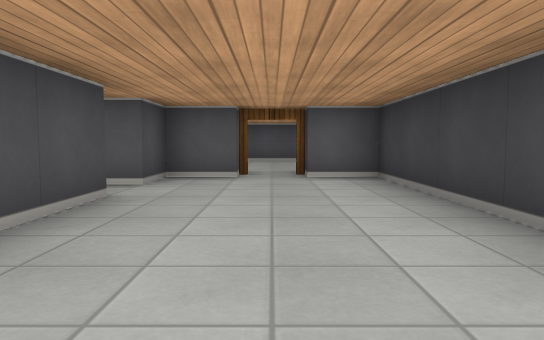
view 1 (above)

20 first-person views from a walk through a cub3D level. The camera is about half as high as the walls, tilts 4° down and sees 70° across. The floor is counted in squares. Each view is taken from the middle of a square. On the plan, view 1 faces up. The plan holds only what a view shows up to about 9 squares ahead; the rest is blank.

view 2
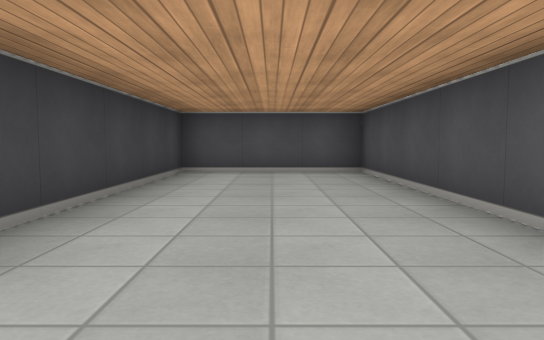

view 3
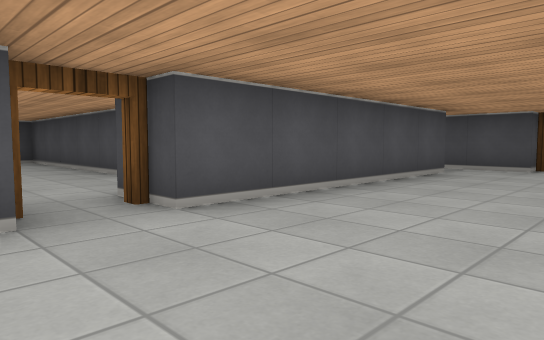

view 4
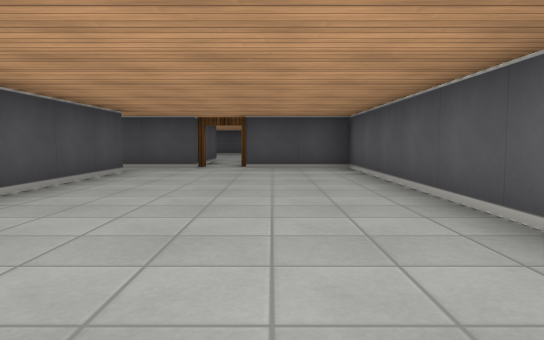

view 5
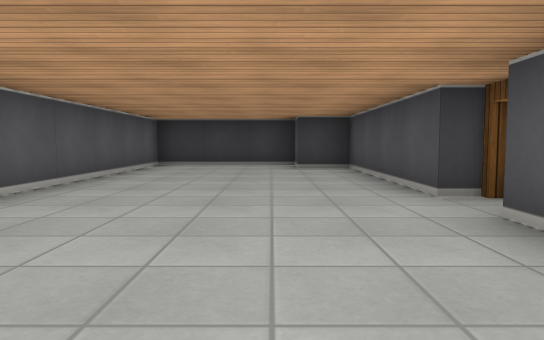

view 6
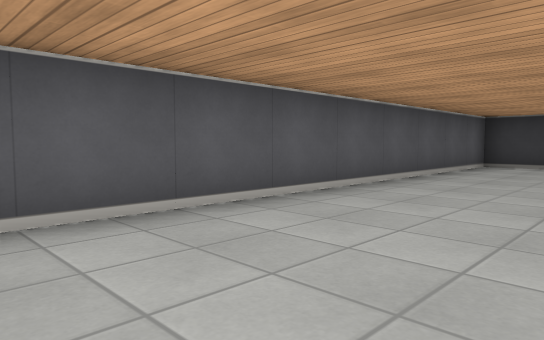

view 7
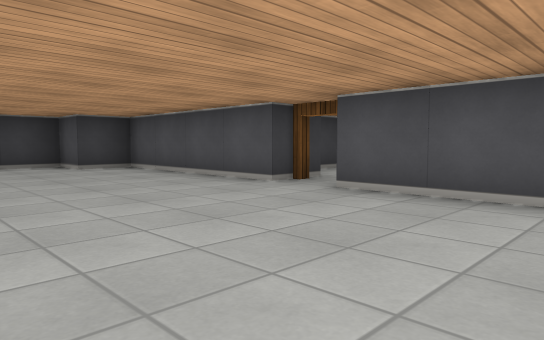

view 8
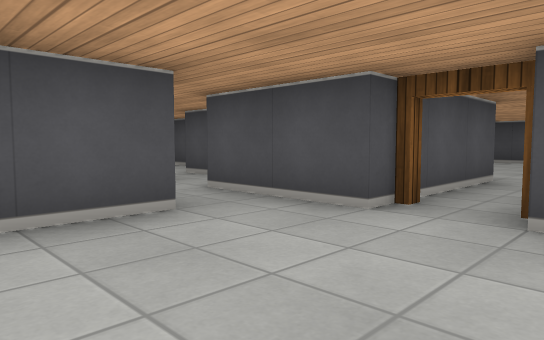

view 9
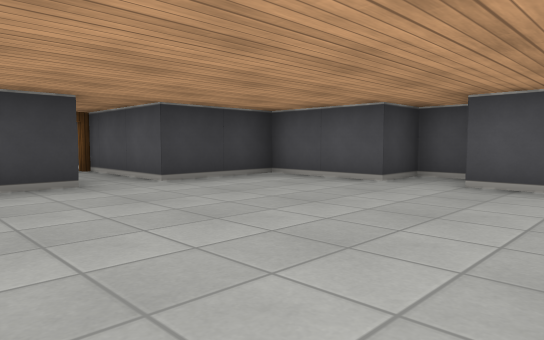

view 10
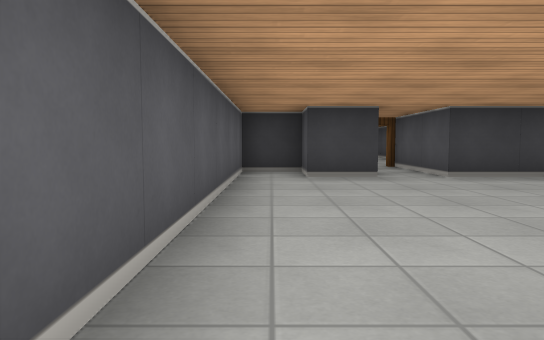

view 11
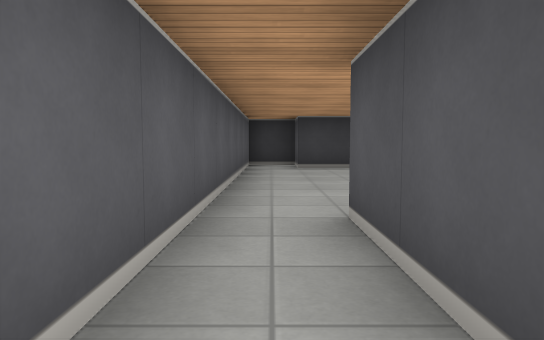

view 12
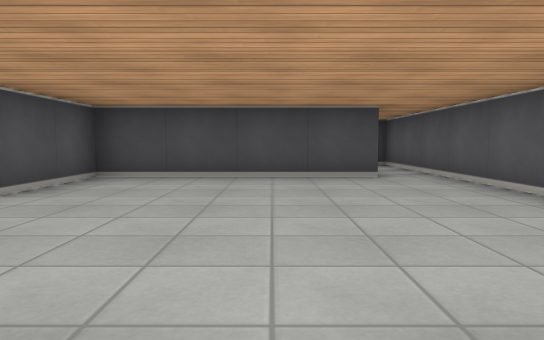

view 13
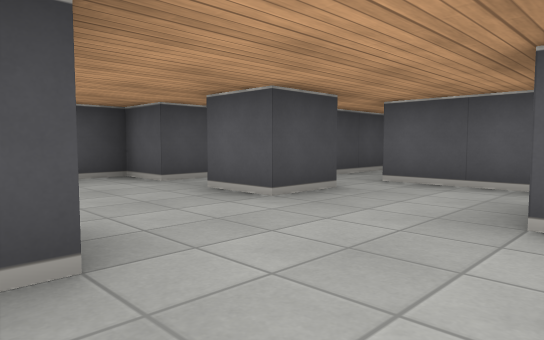

view 14
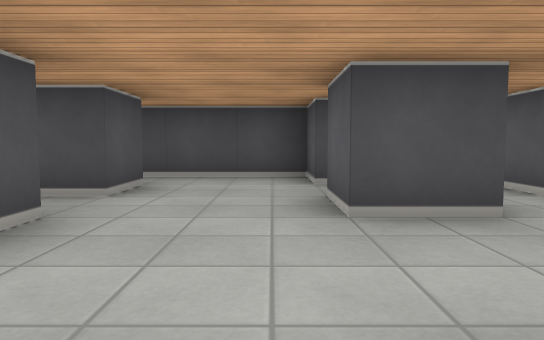

view 15
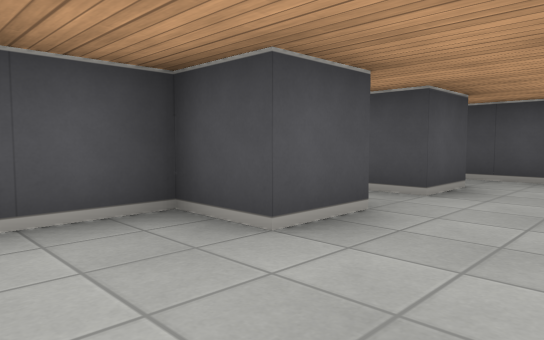

view 16
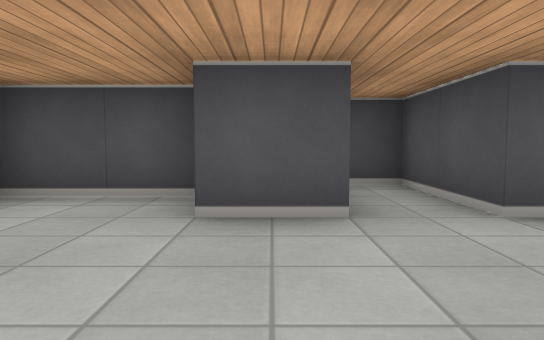

view 17
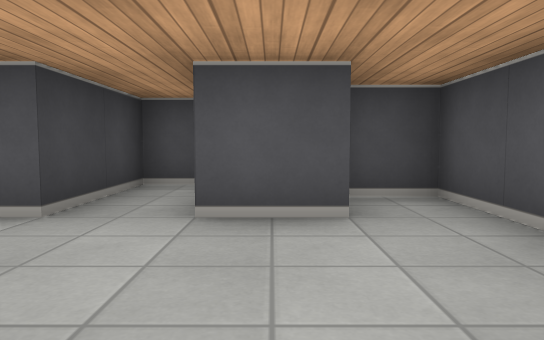

view 18
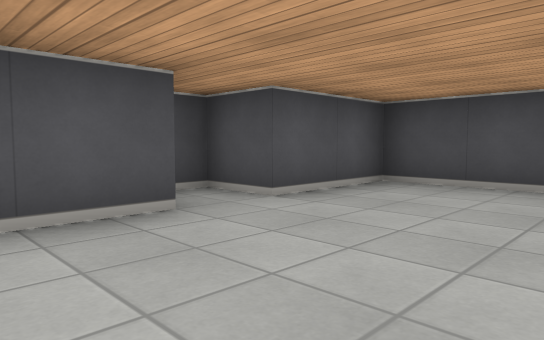

view 19
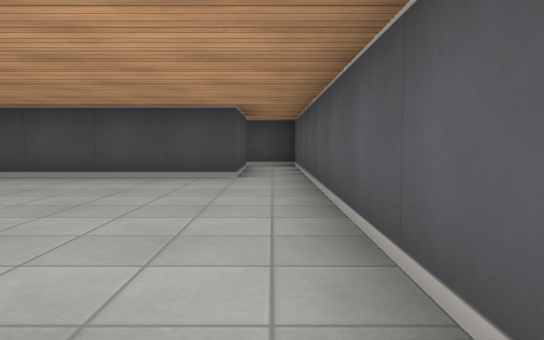

view 20
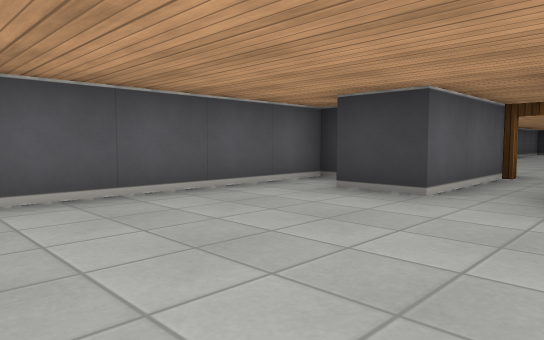

### Floor plan
Points are (right, up) in squares from view 1. A wall is a line through its corners. A room is listed if a view was taken in it or the views show most of it. See-through windows are left out.
Room 1 (views 1, 2)
walls: (-1.5, 3.5) (-1.5, -1.5) (1.5, -1.5) (1.5, 5.5) (0.5, 5.5); (-0.5, 5.5) (-1.5, 5.5) (-1.5, 4.5)
ways out: open door at (0, 6) to room 2
Room 2 (views 3, 4, 5, 6, 7, 8)
walls: (0.5, 6.5) (4.5, 6.5) (4.5, 7.5) (5.5, 7.5) (5.5, 10.5) (-6.5, 10.5) (-6.5, 8.5); (-5.6, 6.5) (-0.5, 6.5); (-6.5, 7.5) (-6.5, 5.5)
ways out: open door at (0, 6) to room 1; open door at (-7, 8) to room 3; opening at (-6, 6) to room 5
Room 3 (views 9, 12, 18, 19, 20)
walls: (-14.5, 9.5) (-14.5, 5.5) (-12.5, 5.5) (-12.5, 4.5) (-11.5, 4.5) (-11.5, 5.5) (-9.5, 5.5) (-9.5, 7.5) (-6.5, 7.5); (-6.9, 8.5) (-9.5, 8.5) (-9.5, 9.5) (-8.5, 9.5) (-8.5, 10.5) (-14.5, 10.5)
ways out: open door at (-7, 8) to room 2; opening at (-15.5, 10) to room 4
Room 4 (views 10, 11)
walls: (-16.4, 9.5) (-14.5, 9.5); (-14.5, 10.5) (-17.5, 10.5) (-17.5, 9.4)
ways out: opening at (-15.5, 10) to room 3
Room 5 (views 13, 14, 15, 16, 17)
walls: (-5.5, 4.6) (-5.5, 3.5) (-6.5, 3.5); (-3.9, 5.5) (-5.5, 5.5); (-7.5, 4.2) (-7.5, 3.5) (-8.5, 3.5) (-8.5, 0.5) (-7.6, 0.5); (-6.5, 5.5) (-7.2, 5.5); (-7.6, 1.5) (-6.5, 1.5) (-6.5, -0.5) (-5.5, -0.5) (-5.5, 1.5) (-4.5, 1.5) (-4.5, 0.5) (-2.5, 0.5)
ways out: opening at (-6, 6) to room 2

Positions as (right, up) in squares from view 1, and headings:
1: (0, 0), facing up
2: (0, 5), facing down
3: (1, 9), facing down-left
4: (1, 9), facing left
5: (-3, 8), facing right
6: (-3, 8), facing up-right
7: (-3, 10), facing down-right
8: (-4, 9), facing down-left
9: (-14, 10), facing down-right
10: (-15, 10), facing right
11: (-17, 10), facing right
12: (-9, 8), facing left
13: (-3, 1), facing up-left
14: (-3, 3), facing left
15: (-3, 3), facing down-left
16: (-5, 4), facing down
17: (-7, 4), facing down
18: (-10, 8), facing down-left
19: (-9, 10), facing left
20: (-13, 7), facing up-right
